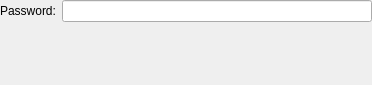
<?xml version="1.0" encoding="UTF-8"?>
<ui version="4.0">
 <class>PptpAuthenticationWidget</class>
 <widget class="QWidget" name="PptpAuthenticationWidget">
  <property name="geometry">
   <rect>
    <x>0</x>
    <y>0</y>
    <width>372</width>
    <height>85</height>
   </rect>
  </property>
  <property name="windowTitle">
   <string>PPTPAuthentication</string>
  </property>
  <layout class="QFormLayout" name="formLayout">
   <property name="sizeConstraint">
    <enum>QLayout::SetMinimumSize</enum>
   </property>
   <property name="verticalSpacing">
    <number>0</number>
   </property>
   <property name="leftMargin">
    <number>0</number>
   </property>
   <property name="topMargin">
    <number>0</number>
   </property>
   <property name="rightMargin">
    <number>0</number>
   </property>
   <property name="bottomMargin">
    <number>0</number>
   </property>
   <item row="0" column="0">
    <widget class="QLabel" name="textLabel1">
     <property name="text">
      <string>Password:</string>
     </property>
     <property name="wordWrap">
      <bool>false</bool>
     </property>
     <property name="buddy">
      <cstring>lePassword</cstring>
     </property>
    </widget>
   </item>
   <item row="0" column="1">
    <widget class="PasswordField" name="lePassword">
     <property name="toolTip">
      <string>Password passed to PPTP when prompted for it.</string>
     </property>
     <property name="passwordModeEnabled" stdset="0">
      <bool>true</bool>
     </property>
    </widget>
   </item>
   <item row="1" column="1">
    <spacer name="verticalSpacer">
     <property name="orientation">
      <enum>Qt::Vertical</enum>
     </property>
     <property name="sizeHint" stdset="0">
      <size>
       <width>20</width>
       <height>0</height>
      </size>
     </property>
    </spacer>
   </item>
  </layout>
 </widget>
 <layoutdefault spacing="6" margin="11"/>
 <pixmapfunction>qPixmapFromMimeSource</pixmapfunction>
 <customwidgets>
  <customwidget>
   <class>PasswordField</class>
   <extends>QLineEdit</extends>
   <header>passwordfield.h</header>
  </customwidget>
 </customwidgets>
 <tabstops>
  <tabstop>lePassword</tabstop>
 </tabstops>
 <resources/>
 <connections/>
</ui>
